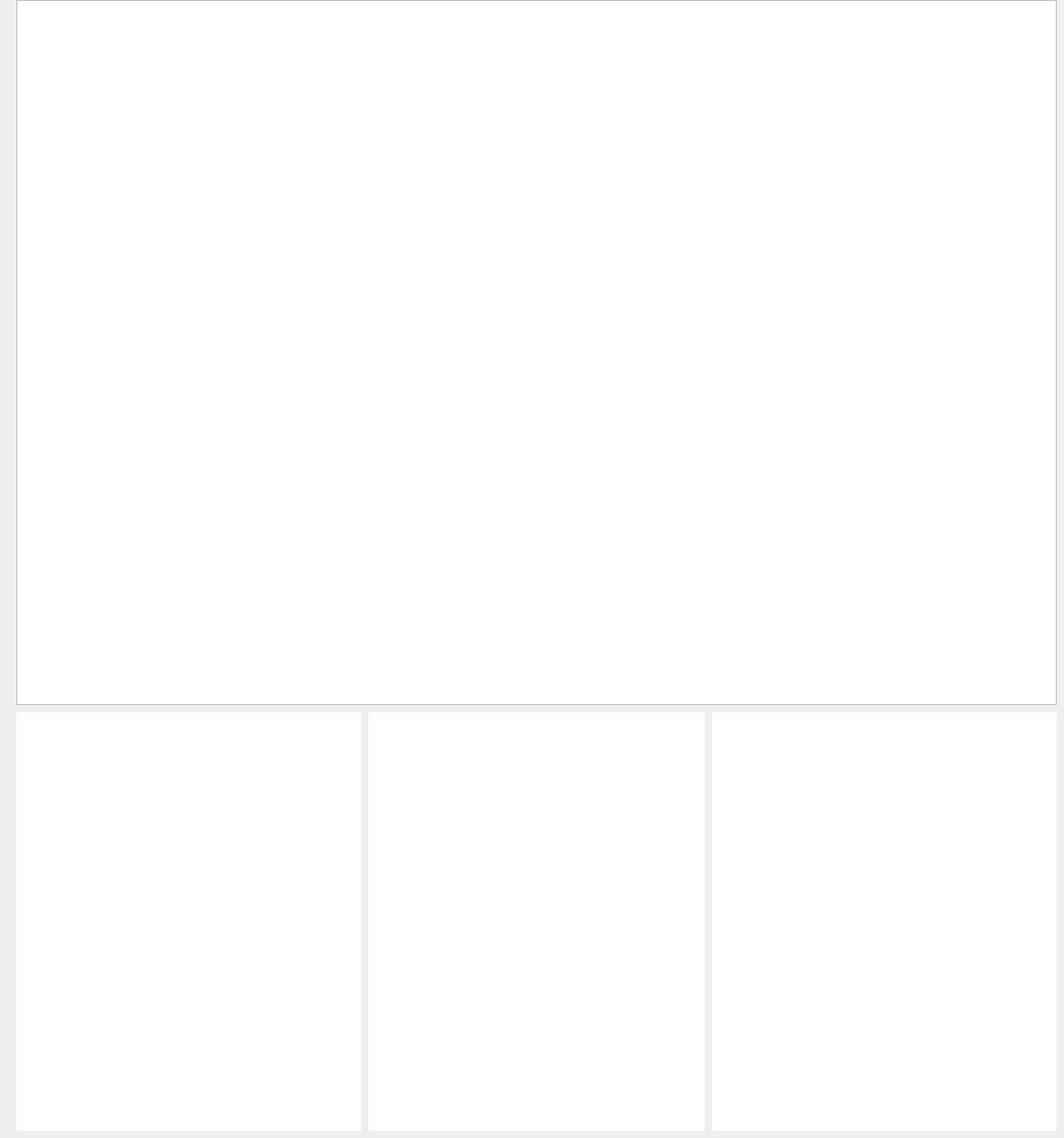
    <widget class="QWidget" name="page_10">
     <widget class="QGraphicsView" name="graphicsView_16">
      <property name="geometry">
       <rect>
        <x>870</x>
        <y>870</y>
        <width>421</width>
        <height>511</height>
       </rect>
      </property>
      <property name="autoFillBackground">
       <bool>true</bool>
      </property>
      <property name="styleSheet">
       <string notr="true">border-radius: 40px;
border-image: url(:/Img/Img/maxblue.png);</string>
      </property>
     </widget>
     <widget class="QGraphicsView" name="graphicsView_14">
      <property name="geometry">
       <rect>
        <x>20</x>
        <y>870</y>
        <width>421</width>
        <height>511</height>
       </rect>
      </property>
      <property name="autoFillBackground">
       <bool>true</bool>
      </property>
      <property name="styleSheet">
       <string notr="true">border-radius: 40px;
border-image: url(:/Img/Img/maxblue.png);</string>
      </property>
     </widget>
     <widget class="QGraphicsView" name="graphicsView_15">
      <property name="geometry">
       <rect>
        <x>450</x>
        <y>870</y>
        <width>411</width>
        <height>511</height>
       </rect>
      </property>
      <property name="autoFillBackground">
       <bool>true</bool>
      </property>
      <property name="styleSheet">
       <string notr="true">border-radius: 40px;
border-image: url(:/Img/Img/maxblue.png);</string>
      </property>
     </widget>
     <widget class="QGraphicsView" name="graphicsView_13">
      <property name="geometry">
       <rect>
        <x>20</x>
        <y>0</y>
        <width>1271</width>
        <height>861</height>
       </rect>
      </property>
      <property name="autoFillBackground">
       <bool>true</bool>
      </property>
      <property name="styleSheet">
       <string notr="true"/>
      </property>
     </widget>
     <widget class="QWidget" name="gridLayoutWidget_13">
      <property name="geometry">
       <rect>
        <x>20</x>
        <y>0</y>
        <width>1271</width>
        <height>861</height>
       </rect>
      </property>
      <layout class="QGridLayout" name="gridLayout_013"/>
     </widget>
     <widget class="QWidget" name="gridLayoutWidget_14">
      <property name="geometry">
       <rect>
        <x>870</x>
        <y>870</y>
        <width>421</width>
        <height>511</height>
       </rect>
      </property>
      <layout class="QGridLayout" name="gridLayout_014"/>
     </widget>
     <widget class="QWidget" name="gridLayoutWidget_15">
      <property name="geometry">
       <rect>
        <x>450</x>
        <y>870</y>
        <width>411</width>
        <height>511</height>
       </rect>
      </property>
      <layout class="QGridLayout" name="gridLayout_015"/>
     </widget>
     <widget class="QWidget" name="gridLayoutWidget_16">
      <property name="geometry">
       <rect>
        <x>20</x>
        <y>870</y>
        <width>421</width>
        <height>511</height>
       </rect>
      </property>
      <layout class="QGridLayout" name="gridLayout_016"/>
     </widget>
    </widget>
